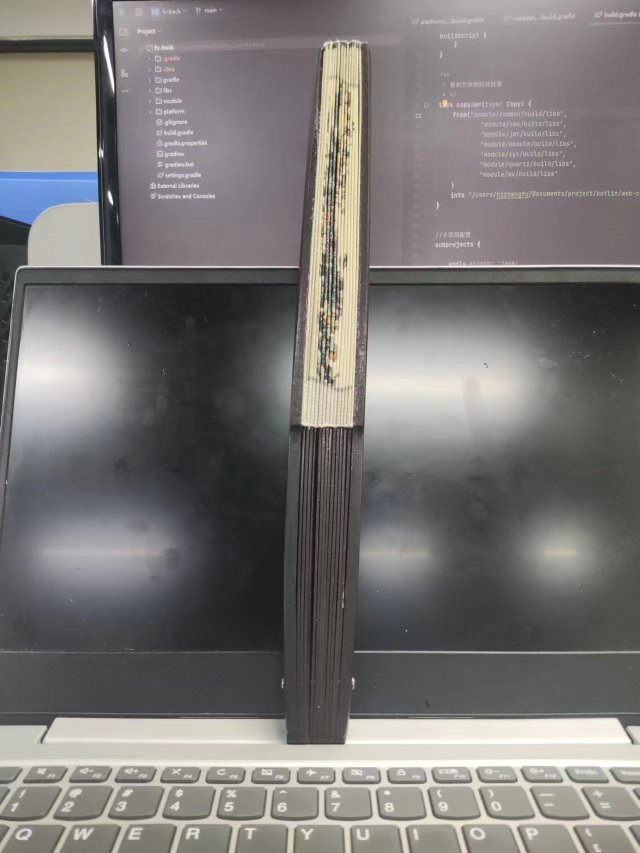
#> input picture images/shanzi/image1.jpg, 1279 x 1706 px (shown at 1/2 size)
$ python angleDetectTest.py
#> lines starting #> are read from the running program, lines starting #| are printed output that depends on the picture; after the words box and inside, x2 and y2 are one past the last pixel; in counts of white or black regions, pixels touching at a corner belong together; long printed decimals are rounded
### Angle/imagePosAdjust.py
import math

import cv2
import numpy as np
import matplotlib.pyplot as plt


# 给定两张图片，以及在图片1中指定的关键点，返回两张图片关键点的对应关系。
def manualKeyPoints(img1,img2,specified_keypoints_coords,distance_threshold = 100,kpmax = 1000):
    # 将图片转换为灰度图
    gray1 = cv2.cvtColor(img1, cv2.COLOR_BGR2GRAY)
    gray2 = cv2.cvtColor(img2, cv2.COLOR_BGR2GRAY)

    # 初始化SIFT特征检测器
    sift = cv2.SIFT_create()

    # 搜索 specified_keypoints_coords 附近的关键点坐标
    kpn1, desn1 = sift.detectAndCompute(gray1, None)
    specified_keypoints_coords = np.array(specified_keypoints_coords)
    # 初始化新的关键点和描述符列表
    kp1 = []
    des1 = []
    # 设置距离阈值
    for specPoint in specified_keypoints_coords:
        kpcnt = 0
        xs,ys = specPoint
        for i, kp in enumerate(kpn1):
            x, y = kp.pt
            if (xs-x)**2 + (ys-y)**2 < distance_threshold**2 and kpcnt <= kpmax :
                kp1.append(kp)
                des1.append(desn1[i])
                kpcnt += 1

    # 将描述符转换为numpy数组
    des1 = np.array(des1)
    print(f"KeyPoints 1 number:{len(kp1)}")

    # 检测图片2的关键点和计算描述子
    kp2, des2 = sift.detectAndCompute(gray2, None)

    # 将描述子转换为浮点型
    # 由于cv2.FlannBasedMatcher不支持ORB描述子(descriptors)的默认格式。FLANN匹配器通常用于SIFT和SURF描述子，它们是浮点型的，而ORB描述子是8位的整数型。要解决这个问题，可以将ORB描述子转换为浮点型。
    des1 = des1.astype('float32')
    des2 = des2.astype('float32')

    # 使用FLANN匹配器进行匹配
    FLANN_INDEX_KDTREE = 1
    index_params = dict(algorithm=FLANN_INDEX_KDTREE, trees=5)
    search_params = dict(checks=50)

    flann = cv2.FlannBasedMatcher(index_params, search_params)
    matches = flann.knnMatch(des1, des2, k=2)

    # 使用Lowe's ratio test来筛选匹配点
    good_matches = []
    for m,n in matches:
        if m.distance < 0.7 * n.distance:
            good_matches.append(m)
    print(f"Good match number:{len(good_matches)}")

    # 找到照片2中对应的关键点位置
    corresponding_points = []
    for match in good_matches:
        corresponding_points.append((kp1[match.queryIdx].pt, kp2[match.trainIdx].pt))

    srcPts = []
    dstPts = []

    # 在照片2中标注关键点和位移箭头
    img2_with_keypoints = img2.copy()
    for i, (pt1, pt2) in enumerate(corresponding_points):
        start_point = (int(pt1[0]), int(pt1[1]))
        end_point = (int(pt2[0]), int(pt2[1]))
        srcPts.append(start_point)
        dstPts.append(end_point)
        cv2.circle(img2_with_keypoints, start_point , 20, (0, 0, 255), -1)
        cv2.circle(img2_with_keypoints, end_point, 20, (0, 255, 0), -1)
        cv2.arrowedLine(img2_with_keypoints, start_point, end_point, (255, 0, 0), 5, tipLength=0.05)
    srcPts = np.array(srcPts, dtype=np.float32).reshape(-1, 2)
    dstPts = np.array(dstPts, dtype=np.float32).reshape(-1, 2)

    return srcPts,dstPts,kp1,kp2

def showPointMatchWithArrowLine(srcPts,dstPts,img2,arrowLabelList = []):
    if not len(srcPts) == len(dstPts):
        print(f"len(srcPts)({len(srcPts)}) != len(dstPts)({len(dstPts)})!")
        return cv2.cvtColor(img2, cv2.COLOR_BGR2RGB)

    img2_with_keypoints = img2.copy()
    for i in range(len(srcPts)):
        start_point = (int(srcPts[i][0]),int(srcPts[i][1]))
        end_point = (int(dstPts[i][0]),int(dstPts[i][1]))
        cv2.circle(img2_with_keypoints, start_point, 5, (0, 0, 255), -1)
        cv2.circle(img2_with_keypoints, end_point, 5, (0, 255, 0), -1)
        cv2.arrowedLine(img2_with_keypoints, start_point, end_point, (255, 0, 0), 2, tipLength=0.05)
        if len(arrowLabelList) == len(srcPts):
            cv2.putText(img2_with_keypoints, f'{arrowLabelList[i] :.4f}m', ((end_point[0]+start_point[0])//2+15,(end_point[1]+start_point[1])//2), cv2.FONT_HERSHEY_SIMPLEX, 0.5,
                        (255, 255, 255), 1, cv2.LINE_AA)
            #print(f'{arrowLabelList[i] } m')

    return cv2.cvtColor(img2_with_keypoints, cv2.COLOR_BGR2RGB)


# 绘制关键点（指定关键点或者自动识别的关键点）
def showkpInImage(kp1,img1,specified_keypoints_coords = [],color = (0,0,255)):
    img1_with_keypoints = cv2.drawKeypoints(img1, kp1, None, color=(0, 255, 0),flags=cv2.DrawMatchesFlags_DRAW_RICH_KEYPOINTS)
    for coord in specified_keypoints_coords:
        cv2.circle(img1_with_keypoints, coord, 5, color, -1)  # 红色 (BGR), 半径为10, 实心圆
    return img1_with_keypoints


# 根据关键点的对应关系（srcPts，dstPts），将两张图片调整到一样的位置
def adjustImagesToSamePosWithSrcDst(image1,image2,srcPts,dstPts):
    # 计算变换矩阵
    M, mask = cv2.findHomography(dstPts, srcPts, cv2.RANSAC, 5.0)

    # 应用变换矩阵
    h, w, d = image1.shape
    image2_aligned = cv2.warpPerspective(image2, M, (w, h))


    # [18 lines of commented-out code are left out]
    return image1,image2_aligned


# 使用最小二乘法拟合直线
def fit_line(points):
    x = points[:, 0]
    y = points[:, 1]
    A = np.vstack([x, np.ones(len(x))]).T
    m, c = np.linalg.lstsq(A, y, rcond=None)[0]

    # [11 lines of commented-out code are left out]

    return m, c

# 绘制拟合直线
def draw_line(image, m, c, color):
    # print(f"shape0:{image.shape[0]}, shape1: {image.shape[1]}")
    y1 = int(m * 0 + c)
    y2 = int(m * image.shape[1] + c)
    cv2.line(image, (0, y1), (image.shape[1], y2), color, 2)

# [32 lines left out: functions transferPointsByM, getDistanceFromStandardImage, not called in this run]

### Angle/test/angleDetectTest.py
from Angle import imagePosAdjust as ia
import cv2
import numpy as np
import matplotlib.pyplot as plt

image1 = cv2.imread("../../images/shanzi/image1.jpg")
#> image1 is the input picture: shape (1706, 1279, 3); mean B, G, R 117.8, 119.4, 121.9
image2 = cv2.imread("../../images/shanzi/image3.jpg")
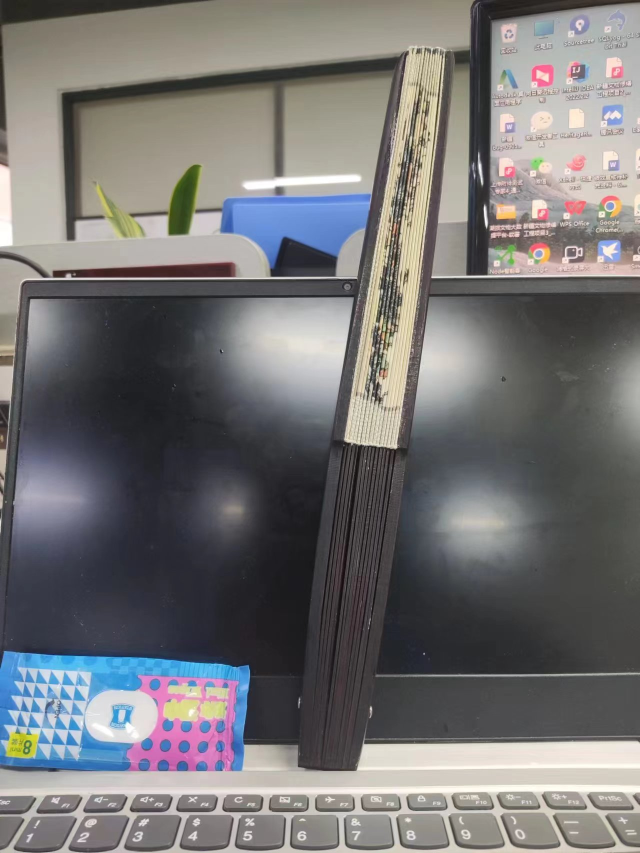
#> input picture images/shanzi/image3.jpg, 1279 x 1706 px (shown at 1/2 size)
#> image2 is the input picture: shape (1706, 1279, 3); mean B, G, R 116.1, 115.6, 116.7

unchangedPoints = [(587,1491),(629,1487),(671,1485),(697,1413),(573,1393),(449,1545),(799,1531),(183,1535),(1017,1545),(1081,1441),(87,1457)]
trackPoint = [(685,97),(685,301),(663,549),(651,777),(614,1127)]


ROWS = 2
COLS = 3
plt.figure(figsize=(3*COLS,4*ROWS)) # 3行2列

#　根据不变的关键点，匹配两张图片的关键点对应关系
srcPts,dstPts,kp1,kp2 = ia.manualKeyPoints(image1,image2,unchangedPoints,100,99999)
#> in manualKeyPoints, `kpn1, desn1 = sift.detectAndCompute(gray1, None)`: kpn1 = 3875 keypoints; strongest (x, y, size): (223, 403, 5.7), (222, 402, 6.1), (706, 1359, 4.1), (813, 1261, 2)
#> after the loop in manualKeyPoints, `for specPoint in specified_keypoints_coords:`: des1 = 594 items; kp1 = 594 keypoints; strongest (x, y, size): (706, 1359, 4.1), (565, 1365, 2.7), (565, 1359, 2.4), (756, 1488, 88.9)
#| KeyPoints 1 number:594
#> in manualKeyPoints, `kp2, des2 = sift.detectAndCompute(gray2, None)`: kp2 = 4367 keypoints; strongest (x, y, size): (848, 1307, 2.1), (742, 1417, 3.5), (765, 684, 3.3), (786, 478, 3)
#> in manualKeyPoints, `matches = flann.knnMatch(des1, des2, k=2)`: matches = 594 matches
#> after the loop in manualKeyPoints, `for m,n in matches:`: good_matches = 185 matches
#| Good match number:185
#> after the loop in manualKeyPoints, `for match in good_matches:`: corresponding_points = 185 items
#> the loop in manualKeyPoints, `for i, (pt1, pt2) in enumerate(corresponding_points):` made 185 passes
#> (pt1, pt2, start_point, end_point) on passes 1 to 3: ((516.1, 1555.3), (550.5, 1609), (516, 1555), (550, 1608)), ((525.3, 1547.2), (561, 1601.9), (525, 1547), (560, 1601)), ((537.3, 1543.1), (574, 1598.2), (537, 1543), (574, 1598))
#> after the loop in manualKeyPoints, `for i, (pt1, pt2) in enumerate(corresponding_points):`: img2_with_keypoints: shape (1706, 1279, 3); 6.92% of pixels changed, all inside (x1, y1, x2, y2) = (25, 418, 1264, 1706)
#> after the loop in manualKeyPoints, `for i, (pt1, pt2) in enumerate(corresponding_points):`: dstPts = 185 pairs, first value 45 to 1243, second value 438 to 1694; srcPts = 185 pairs, first value 82 to 1076, second value 1358 to 1619

img1_kp_unchanged = ia.showkpInImage(kp1,image1,unchangedPoints,(0,0,255))
#> after the loop in showkpInImage, `for coord in specified_keypoints_coords:`:
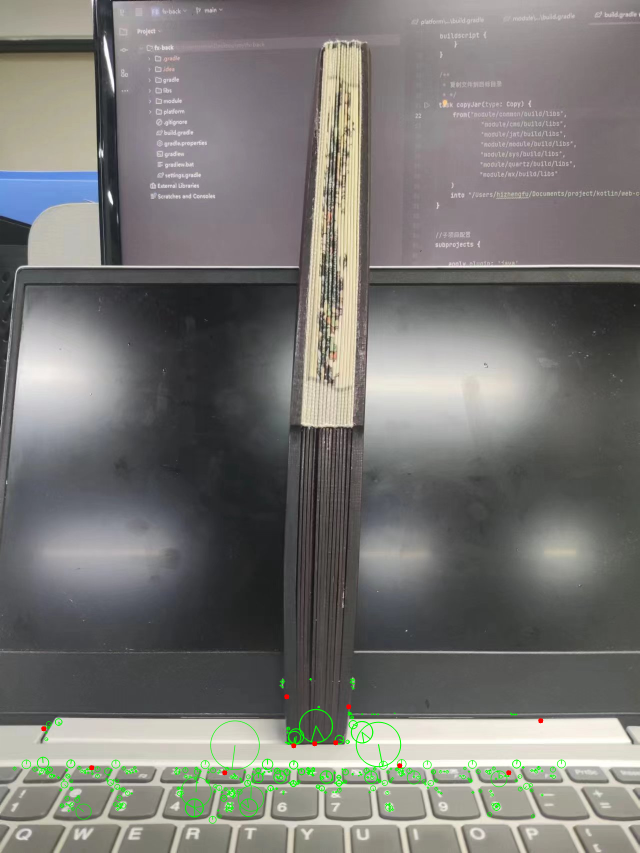
#> img1_with_keypoints: shape (1706, 1279, 3) (shown at 1/2 size); mean B, G, R 116.7, 119.9, 120.9
img1_kp_tracked  = ia.showkpInImage(kp1,img1_kp_unchanged,trackPoint,(255,0,0))
#> after the loop in showkpInImage (call 2), `for coord in specified_keypoints_coords:`: img1_with_keypoints: shape (1706, 1279, 3); mean B, G, R 116.5, 120, 120.6
plt.subplot(231),plt.imshow(img1_kp_tracked),plt.title("initial image1 with unchanged(blue) and track(red)")
plt.subplot(232),plt.imshow(image2),plt.title("initial image2")

#　根据不变关键点的对应关系，对拍摄图片进行位置校正
image1_cropped,image2_aligned_cropped = ia.adjustImagesToSamePosWithSrcDst(image1,image2,srcPts,dstPts)
#> in adjustImagesToSamePosWithSrcDst, `M, mask = cv2.findHomography(dstPts, srcPts, cv2.RANSAC, 5.0)`: M = [[1.07, -0.0274, 16.54], [0.000637, 1.14, -140.2], [-5.08e-06, 5.91e-05, 1]]; mask = 185 values, max 1 at index 0, min 0 at index 4, mean 0.751


plt.subplot(234),plt.imshow(image1_cropped),plt.title("image1_cropped")
plt.subplot(235),plt.imshow(image2_aligned_cropped),plt.title("image2_aligned_cropped")

# 对于位置校正后的图片，根据想要跟踪的关键点，识别差异
srcPts_t,dstPts_t,kp1_t,kp2_t = ia.manualKeyPoints(image1_cropped,image2_aligned_cropped,trackPoint,50,10)
#> call 2 of manualKeyPoints, with distance_threshold = 50, kpmax = 10
#> after the loop in manualKeyPoints (call 2), `for specPoint in specified_keypoints_coords:`: des1 = 45 items; kp1 = 45 keypoints; strongest (x, y, size): (656, 332, 2.3), (647, 100, 4.3), (645, 109, 3.2), (651, 89, 6.1)
#| KeyPoints 1 number:45
#> in manualKeyPoints (call 2), `kp2, des2 = sift.detectAndCompute(gray2, None)`: kp2 = 4079 keypoints; strongest (x, y, size): (1219, 1646, 8.1), (1215, 1464, 41.9), (1229, 1530, 10.9), (715, 1369, 3.6)
#> in manualKeyPoints (call 2), `matches = flann.knnMatch(des1, des2, k=2)`: matches = 45 matches
#> the loop in manualKeyPoints (call 2), `for m,n in matches:` made 45 passes
#> after the loop in manualKeyPoints (call 2), `for m,n in matches:`: good_matches = 7 matches
#| Good match number:7
#> the loop in manualKeyPoints (call 2), `for match in good_matches:` made 7 passes
#> after the loop in manualKeyPoints (call 2), `for match in good_matches:`: corresponding_points = [((642.7, 308.7), (838.2, 229.6)), ((644.8, 276.7), (847, 191.5)), ((655.7, 332.3), (847.4, 257.7)), ((620.8, 552.2), (768.7, 504)), ((609.2, 758.6), (719, 729.4)), ((609.6, 749.4), (720.8, 719.3)), ((610, 769.4), (717.7, 742))]
#> the loop in manualKeyPoints (call 2), `for i, (pt1, pt2) in enumerate(corresponding_points):` made 7 passes
#> (pt1, pt2, start_point, end_point) on passes 1 to 7: ((642.7, 308.7), (838.2, 229.6), (642, 308), (838, 229)), ((644.8, 276.7), (847, 191.5), (644, 276), (846, 191)), ((655.7, 332.3), (847.4, 257.7), (655, 332), (847, 257)), ((620.8, 552.2), (768.7, 504), (620, 552), (768, 504)), ((609.2, 758.6), (719, 729.4), (609, 758), (718, 729)), ((609.6, 749.4), (720.8, 719.3), (609, 749), (720, 719)), ((610, 769.4), (717.7, 742), (610, 769), (717, 741))
#> after the loop in manualKeyPoints (call 2), `for i, (pt1, pt2) in enumerate(corresponding_points):`:
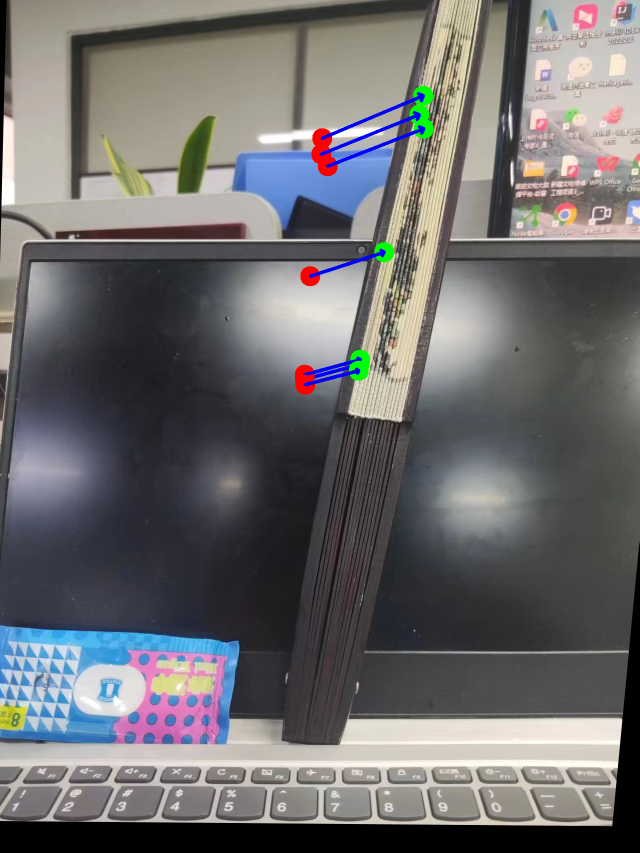
#> img2_with_keypoints: shape (1706, 1279, 3) (shown at 1/2 size); mean B, G, R 109.2, 108.1, 109.1
#> after the loop in manualKeyPoints (call 2), `for i, (pt1, pt2) in enumerate(corresponding_points):`: dstPts = [(838, 229), (846, 191), (847, 257), (768, 504), (718, 729), (720, 719), (717, 741)]; srcPts = [(642, 308), (644, 276), (655, 332), (620, 552), (609, 758), (609, 749), (610, 769)]
#> in manualKeyPoints (call 2), `srcPts = np.array(srcPts, dtype=np.float32).reshape(-1, 2)`: srcPts = [[642, 308], [644, 276], [655, 332], [620, 552], [609, 758], [609, 749], [610, 769]]
#> in manualKeyPoints (call 2), `dstPts = np.array(dstPts, dtype=np.float32).reshape(-1, 2)`: dstPts = [[838, 229], [846, 191], [847, 257], [768, 504], [718, 729], [720, 719], [717, 741]]
#> srcPts_t has the same summary as srcPts in manualKeyPoints; dstPts_t has the same summary as dstPts in manualKeyPoints; kp1_t has the same summary as kp1 in manualKeyPoints; kp2_t has the same summary as kp2 in manualKeyPoints

print(f"srcPts_t: {srcPts_t}")
#| srcPts_t: [[642. 308.]
#|  [644. 276.]
#|  [655. 332.]
#|  [620. 552.]
#|  [609. 758.]
#|  [609. 749.]
#|  [610. 769.]]
print(f"dstPts_t: {dstPts_t}")
#| dstPts_t: [[838. 229.]
#|  [846. 191.]
#|  [847. 257.]
#|  [768. 504.]
#|  [718. 729.]
#|  [720. 719.]
#|  [717. 741.]]

moveTrack1 = ia.showPointMatchWithArrowLine(srcPts,dstPts,image2)
#> the loop in showPointMatchWithArrowLine, `for i in range(len(srcPts)):` made 185 passes
#> (start_point, end_point) on passes 1 to 3: ((516, 1555), (550, 1608)), ((525, 1547), (560, 1601)), ((537, 1543), (574, 1598))
#> after the loop in showPointMatchWithArrowLine, `for i in range(len(srcPts)):`:
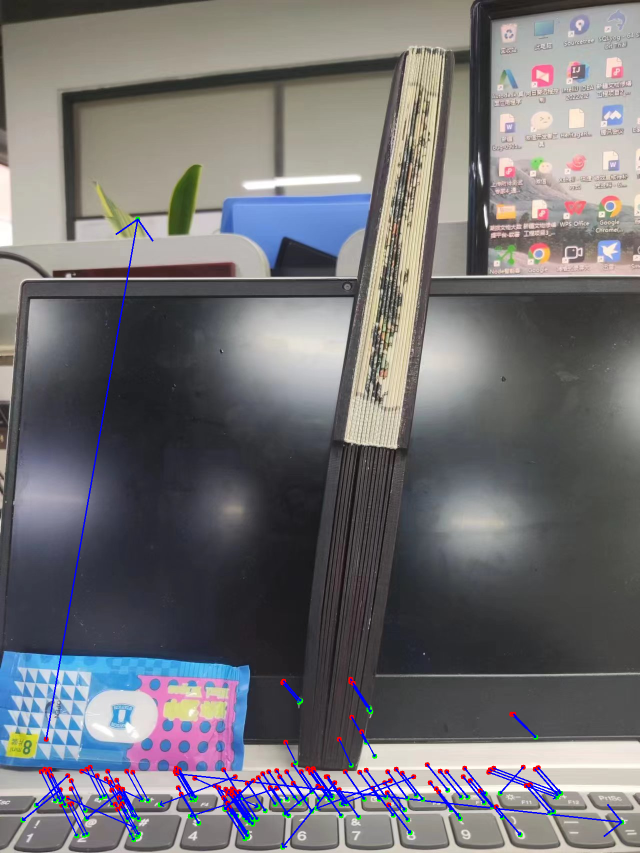
#> img2_with_keypoints: shape (1706, 1279, 3) (shown at 1/2 size); 1.88% of pixels changed, all inside (x1, y1, x2, y2) = (40, 433, 1249, 1700)
moveTrack2 = ia.showPointMatchWithArrowLine(srcPts_t,dstPts_t,image2_aligned_cropped)
#> the loop in showPointMatchWithArrowLine (call 2), `for i in range(len(srcPts)):` made 7 passes
#> (start_point, end_point) on passes 1 to 7: ((642, 308), (838, 229)), ((644, 276), (846, 191)), ((655, 332), (847, 257)), ((620, 552), (768, 504)), ((609, 758), (718, 729)), ((609, 749), (720, 719)), ((610, 769), (717, 741))
#> after the loop in showPointMatchWithArrowLine (call 2), `for i in range(len(srcPts)):`:
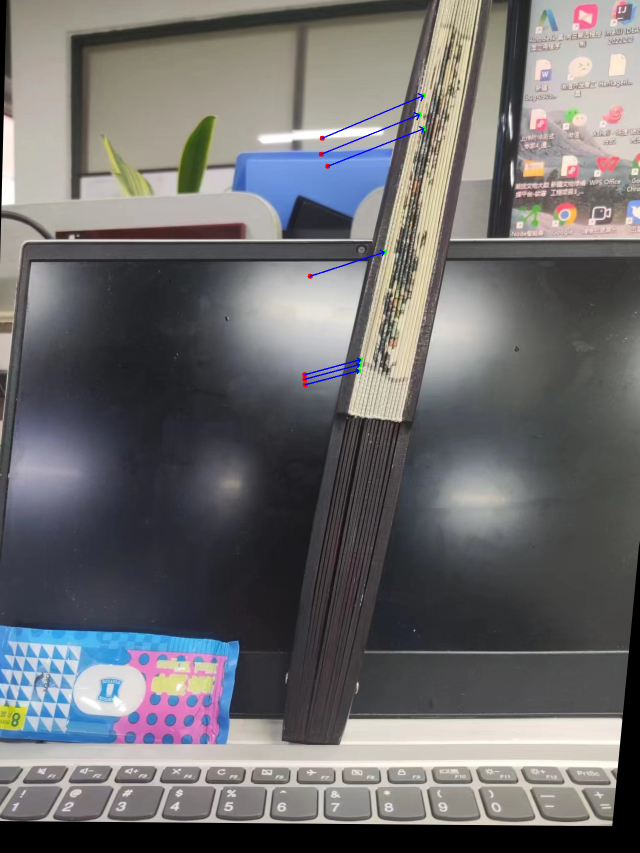
#> img2_with_keypoints: shape (1706, 1279, 3) (shown at 1/2 size); mean B, G, R 109.8, 108.6, 109.6

# 拟合直线，计算夹角
m1, c1 = ia.fit_line(srcPts_t)
#> in fit_line, `x = points[:, 0]`: x = [642, 644, 655, 620, 609, 609, 610]
#> in fit_line, `y = points[:, 1]`: y = [308, 276, 332, 552, 758, 749, 769]
#> in fit_line, `A = np.vstack([x, np.ones(len(x))]).T`: A = [[642, 1], [644, 1], [655, 1], [620, 1], [609, 1], [609, 1], [610, 1]]
#> in fit_line, `m, c = np.linalg.lstsq(A, y, rcond=None)[0]`: m = -11.14; c = 7522.7
#> m1 = -11.14; c1 = 7522.7
# print(f"src lines:{m1}, {c1}")

m2, c2 = ia.fit_line(dstPts_t)
#> m2 = -4; c2 = 3599
# print(f"dst lines:{m2}, {c2}")


ia.draw_line(moveTrack2, m2, c2, (0, 255, 0))  # 绿色直线
#> in draw_line, `y1 = int(m * 0 + c)`: y1 = 3598
#> in draw_line, `y2 = int(m * image.shape[1] + c)`: y2 = -1518
ia.draw_line(moveTrack2, m1, c1, (255, 0, 0))  # 红色直线
#> call 2 of draw_line, with m = -11.14, c = 7522.7, color = (255, 0, 0)
#> in draw_line (call 2), `y1 = int(m * 0 + c)`: y1 = 7522
#> in draw_line (call 2), `y2 = int(m * image.shape[1] + c)`: y2 = -6731
#> in draw_line (call 2), `cv2.line(image, (0, y1), (image.shape[1], y2), color, 2)`:
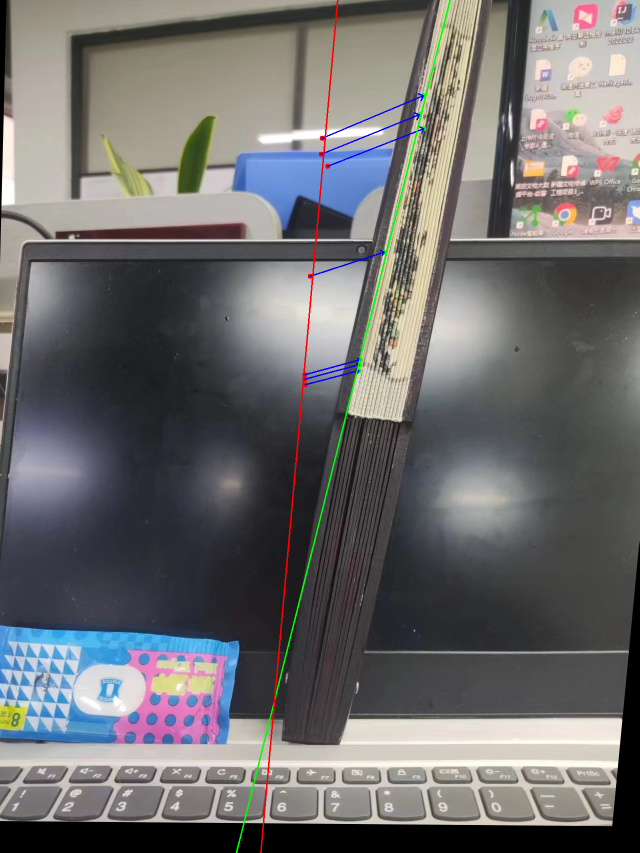
#> image: shape (1706, 1279, 3) (shown at 1/2 size); mean R, G, B 109.6, 108.7, 109.3

# 计算夹角
angle = np.arctan(abs((m2 - m1) / (1 + m1 * m2))) * 180 / np.pi
#> angle = 8.9
print(f"Angle: {angle}")
#| Angle: 8.905

# 标注夹角
cv2.putText(moveTrack2, f'Angle: {angle:.2f} degrees', (50, 50), cv2.FONT_HERSHEY_SIMPLEX, 1, (255, 255, 255), 5, cv2.LINE_AA)
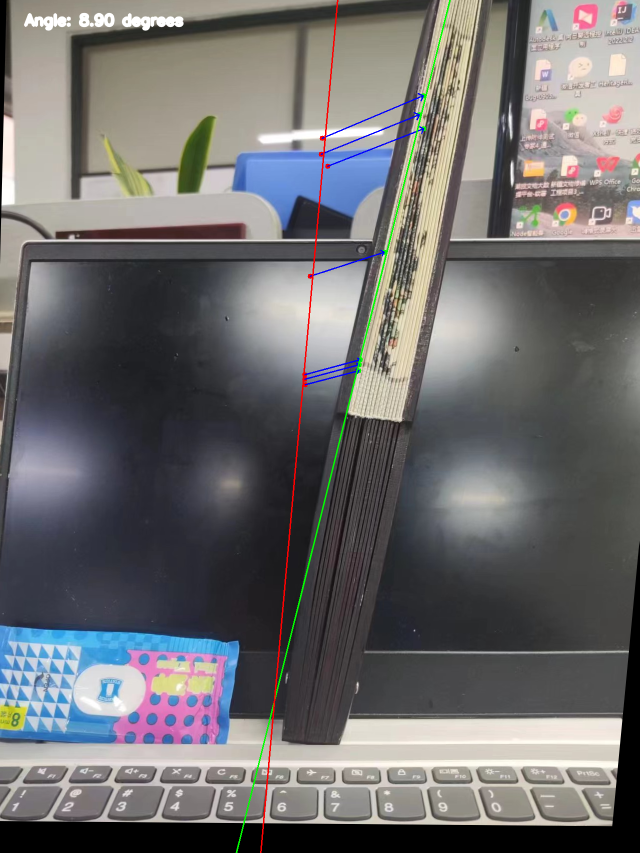
#> moveTrack2: shape (1706, 1279, 3) (shown at 1/2 size); 0.28% of pixels changed, all inside (x1, y1, x2, y2) = (47, 25, 368, 62)

plt.subplot(233),plt.imshow(moveTrack1),plt.title("moveTrack (I) (Begin with Red ,End with Green )")
plt.subplot(236),plt.imshow(moveTrack2),plt.title("moveTrack (II) (Begin with Red ,End with Green )")
plt.show()
#> figure, not shown here; B, G, R data is drawn as R, G, B
